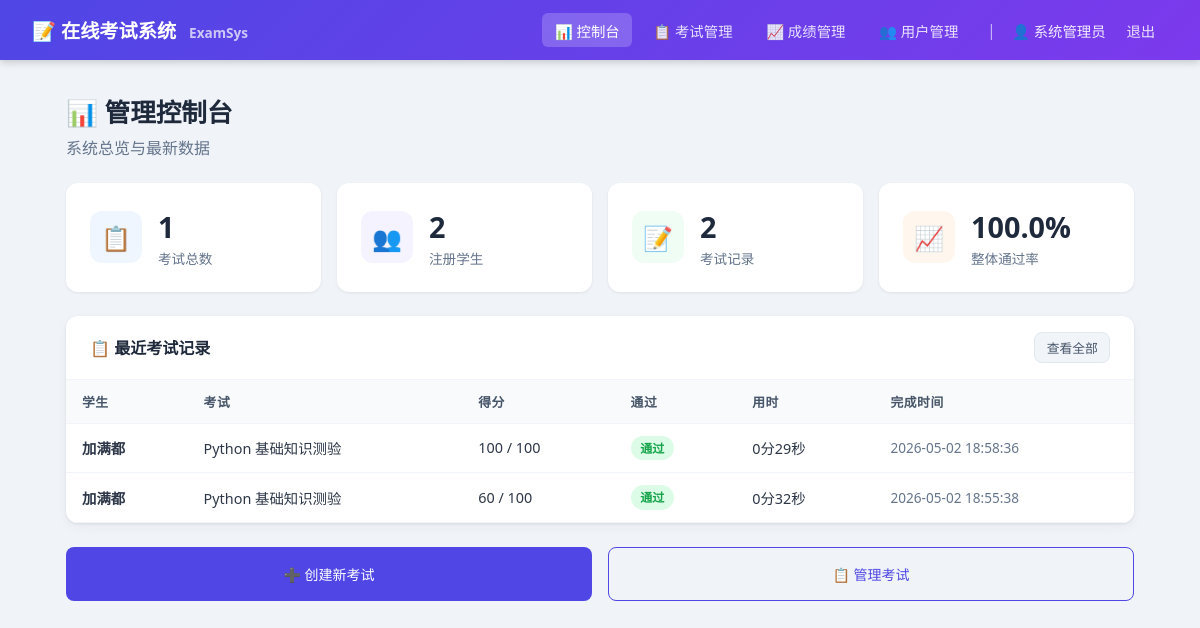
The page /admin (signed in) on the database its author committed.
### tables this page shows
CREATE TABLE exam_records (
        id         INTEGER PRIMARY KEY AUTOINCREMENT,
        exam_id    INTEGER NOT NULL,
        user_id    INTEGER NOT NULL,
        answers    TEXT,                  -- JSON
        score      INTEGER DEFAULT 0,
        total      INTEGER DEFAULT 0,
        passed     INTEGER DEFAULT 0,
        started_at TEXT DEFAULT (datetime('now','localtime')),
        finished_at TEXT,
        time_used  INTEGER DEFAULT 0,     -- seconds
        FOREIGN KEY(exam_id) REFERENCES exams(id),
        FOREIGN KEY(user_id) REFERENCES users(id)
    );

CREATE TABLE users (
        id       INTEGER PRIMARY KEY AUTOINCREMENT,
        username TEXT UNIQUE NOT NULL,
        password TEXT NOT NULL,
        role     TEXT NOT NULL DEFAULT 'student',  -- admin / student
        name     TEXT,
        created_at TEXT DEFAULT (datetime('now','localtime'))
    );

CREATE TABLE exams (
        id          INTEGER PRIMARY KEY AUTOINCREMENT,
        title       TEXT NOT NULL,
        description TEXT,
        duration    INTEGER DEFAULT 60,   -- minutes
        pass_score  INTEGER DEFAULT 60,
        shuffle     INTEGER DEFAULT 1,    -- shuffle questions
        status      TEXT DEFAULT 'draft', -- draft/published/closed
        created_by  INTEGER,
        created_at  TEXT DEFAULT (datetime('now','localtime')),
        FOREIGN KEY(created_by) REFERENCES users(id)
    );

### app.py (the view)
@app.route('/admin')
@admin_required
def admin_dashboard():
    db = get_db()
    stats = {
        'exams':    db.execute("SELECT COUNT(*) FROM exams").fetchone()[0],
        'users':    db.execute("SELECT COUNT(*) FROM users WHERE role='student'").fetchone()[0],
        'records':  db.execute("SELECT COUNT(*) FROM exam_records WHERE finished_at IS NOT NULL").fetchone()[0],
        'pass_rate': 0,
    }
    total_r = db.execute("SELECT COUNT(*) FROM exam_records WHERE finished_at IS NOT NULL").fetchone()[0]
    pass_r  = db.execute("SELECT COUNT(*) FROM exam_records WHERE passed=1").fetchone()[0]
    if total_r: stats['pass_rate'] = round(pass_r / total_r * 100, 1)
    recent = db.execute(
        "SELECT er.*, u.name as uname, e.title as etitle FROM exam_records er "
        "JOIN users u ON er.user_id=u.id JOIN exams e ON er.exam_id=e.id "
        "WHERE er.finished_at IS NOT NULL ORDER BY er.finished_at DESC LIMIT 10"
    ).fetchall()
    return render_template('admin_dashboard.html', stats=stats, recent=recent)

### app.py (called while the page is built)
def get_db():
    if 'db' not in g:
        g.db = sqlite3.connect(DB_PATH)
        g.db.row_factory = sqlite3.Row
        g.db.execute("PRAGMA journal_mode=WAL")
    return g.db

def login_required(f):
    @wraps(f)
    def decorated(*args, **kwargs):
        if 'user_id' not in session:
            flash('请先登录', 'warning')
            return redirect(url_for('login'))
        return f(*args, **kwargs)
    return decorated

def admin_required(f):
    @wraps(f)
    def decorated(*args, **kwargs):
        if session.get('role') != 'admin':
            flash('权限不足', 'danger')
            return redirect(url_for('index'))
        return f(*args, **kwargs)
    return login_required(decorated)

### templates/admin_dashboard.html (shortened to what this page needs)
{% extends 'base.html' %}
{% block content %}
<div class="page-header">
  <h1>📊 管理控制台</h1>
  <p>系统总览与最新数据</p>
</div>
<div class="stats-grid">
  <div class="stat-card">
    <div class="stat-icon blue">📋</div>
    <div>
      <div class="stat-value">{{ stats.exams }}</div>
      <div class="stat-label">考试总数</div>
    </div>
  </div>
  <div class="stat-card">
    <div class="stat-icon purple">👥</div>
    <div>
      <div class="stat-value">{{ stats.users }}</div>
      <div class="stat-label">注册学生</div>
    </div>
  </div>
  <div class="stat-card">
    <div class="stat-icon green">📝</div>
    <div>
      <div class="stat-value">{{ stats.records }}</div>
      <div class="stat-label">考试记录</div>
    </div>
  </div>
  <div class="stat-card">
    <div class="stat-icon orange">📈</div>
    <div>
      <div class="stat-value">{{ stats.pass_rate }}%</div>
      <div class="stat-label">整体通过率</div>
    </div>
  </div>
</div>
<div class="card">
  <div class="card-header">
    <h3>📋 最近考试记录</h3>
    <a href="{{ url_for('admin_records') }}" class="btn btn-secondary btn-sm">查看全部</a>
  </div>
  <div class="card-body" style="padding:0">
    <div class="table-wrap">
      <table>
        <thead><tr><th>学生</th><th>考试</th><th>得分</th><th>通过</th><th>用时</th><th>完成时间</th></tr></thead>
        <tbody>
          {% for r in recent %}
          <tr>
            <td><strong>{{ r.uname }}</strong></td>
            <td>{{ r.etitle }}</td>
            <td>{{ r.score }} / {{ r.total }}</td>
            <td>{% if r.passed %}<span class="badge badge-success">通过</span>{% else %}<span class="badge badge-danger">未通过</span>{% endif %}</td>
            <td>{{ (r.time_used//60) }}分{{ (r.time_used%60) }}秒</td>
            <td style="color:#64748b;font-size:.85rem">{{ r.finished_at }}</td>
          </tr>
          {% else %}
          <tr><td colspan="6" style="text-align:center;color:#94a3b8;padding:2rem">暂无考试记录</td></tr>
          {% endfor %}
        </tbody>
      </table>
    </div>
  </div>
</div>
<div style="display:grid;grid-template-columns:1fr 1fr;gap:1rem">
  <a href="{{ url_for('admin_exam_edit') }}" class="btn btn-primary" style="justify-content:center;padding:1rem">➕ 创建新考试</a>
  <a href="{{ url_for('admin_exams') }}" class="btn btn-outline" style="justify-content:center;padding:1rem">📋 管理考试</a>
</div>
{% endblock %}

### templates/base.html (style rules this page uses)
* { box-sizing:border-box;margin:0;padding:0 }
body { font-family:'Segoe UI',system-ui,sans-serif;background:#f0f4f8;color:#2d3748;min-height:100vh }
a { color:#4f46e5;text-decoration:none }
.page-header { margin-bottom:1.5rem }
.page-header h1 { font-size:1.6rem;color:#1e293b;display:flex;align-items:center;gap:.5rem }
.page-header p { color:#64748b;margin-top:.3rem }
.card { background:#fff;border-radius:12px;box-shadow:0 1px 3px rgba(0,0,0,.08),0 4px 12px rgba(0,0,0,.04);overflow:hidden;margin-bottom:1.5rem }
.card-header { padding:1rem 1.5rem;border-bottom:1px solid #f1f5f9;display:flex;align-items:center;justify-content:space-between }
.card-header h3 { font-size:1rem;font-weight:600;color:#1e293b }
.card-body { padding:1.5rem }
.stats-grid { display:grid;grid-template-columns:repeat(auto-fit,minmax(200px,1fr));gap:1rem;margin-bottom:1.5rem }
.stat-card { background:#fff;border-radius:12px;padding:1.5rem;box-shadow:0 1px 3px rgba(0,0,0,.08);display:flex;align-items:center;gap:1rem }
.stat-icon { width:52px;height:52px;border-radius:12px;display:flex;align-items:center;justify-content:center;font-size:1.5rem }
.stat-icon.blue { background:#eff6ff;color:#3b82f6 }
.stat-icon.purple { background:#f5f3ff;color:#7c3aed }
.stat-icon.green { background:#f0fdf4;color:#16a34a }
.stat-icon.orange { background:#fff7ed;color:#ea580c }
.stat-value { font-size:1.8rem;font-weight:700;color:#1e293b }
.stat-label { font-size:.85rem;color:#64748b;margin-top:.15rem }
.table-wrap { overflow-x:auto }
table { width:100%;border-collapse:collapse }
th,td { padding:.75rem 1rem;text-align:left;border-bottom:1px solid #f1f5f9;font-size:.9rem }
th { background:#f8fafc;font-weight:600;color:#475569;font-size:.8rem;text-transform:uppercase;letter-spacing:.5px }
.btn { display:inline-flex;align-items:center;gap:.35rem;padding:.5rem 1.1rem;border-radius:8px;font-size:.875rem;font-weight:500;cursor:pointer;border:none;transition:all .2s;white-space:nowrap }
.btn-primary { background:#4f46e5;color:#fff }
.btn-secondary { background:#f1f5f9;color:#475569;border:1px solid #e2e8f0 }
.btn-sm { padding:.3rem .7rem;font-size:.8rem }
.btn-outline { background:transparent;border:1.5px solid #4f46e5;color:#4f46e5 }
.badge { display:inline-flex;align-items:center;padding:.2rem .6rem;border-radius:20px;font-size:.75rem;font-weight:600 }
.badge-success { background:#dcfce7;color:#16a34a }

### rows shown on the page
exam_records: uname "加满都", etitle "Python 基础知识测验", score "100", total "100", passed "通过", time_used "0", (r.time_used%60) "29", finished_at "2026-05-02 18:58:36"
exam_records: uname "加满都", etitle "Python 基础知识测验", score "60", total "100", passed "通过", time_used "0", (r.time_used%60) "32", finished_at "2026-05-02 18:55:38"

### other values the page prints
{{ session.name }} "系统管理员"
{{ stats.exams }} "1"
{{ stats.users }} "2"
{{ stats.records }} "2"
{{ stats.pass_rate }} "100.0"
